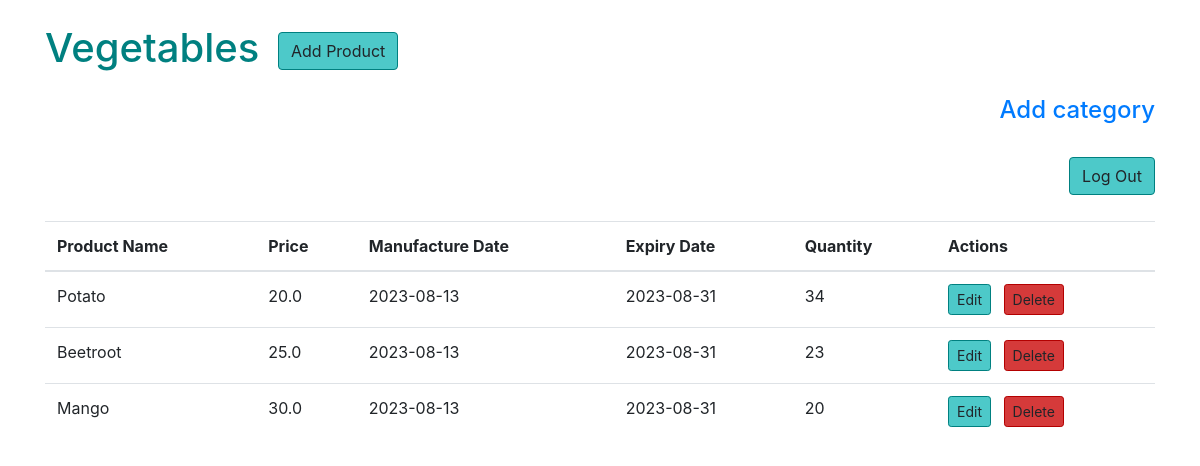
Page /view_category/1 (signed in) on the earlier database version.
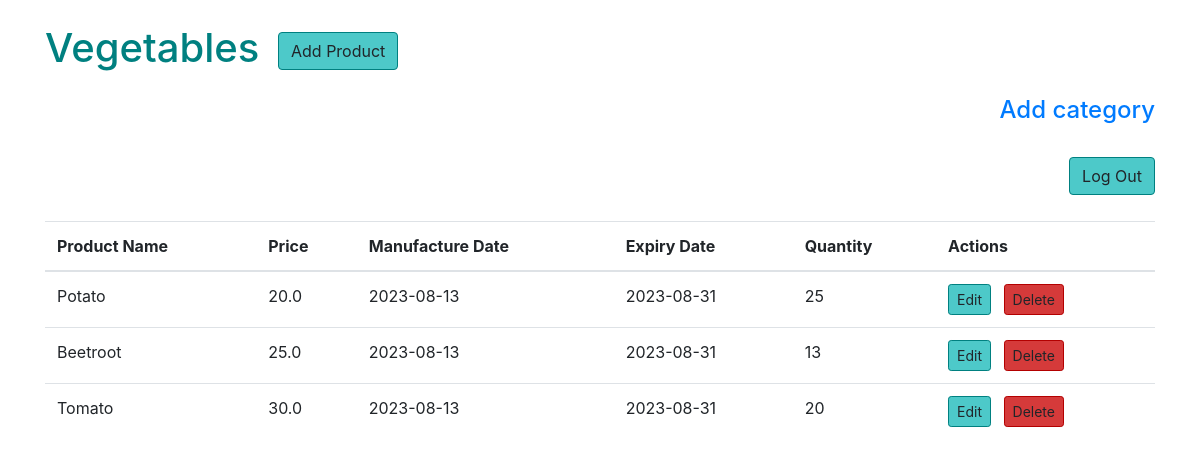
Same page on the later database version.
### models.py (models this page shows)
class Category(db.Model):
    id = db.Column(db.Integer, primary_key=True)
    name = db.Column(db.String(100), unique=True, nullable=False)
    products = db.relationship('Product', back_populates='category', cascade='all, delete-orphan')

class Product(db.Model):
    id = db.Column(db.Integer, primary_key=True)
    product_name = db.Column(db.String(200), nullable=False, unique=True)
    price = db.Column(db.Float, nullable=False)
    manufacture_date = db.Column(db.Date, nullable=False)
    expiry_date = db.Column(db.Date, nullable=False)
    quantity = db.Column(db.Integer, default=1)
    image_link = db.Column(db.String(200))
    category_id = db.Column(db.Integer, db.ForeignKey('category.id'))
    category = db.relationship('Category', back_populates='products')

### app.py (the view)
@app.route("/view_category/<cat_id>", methods=['GET'])
@login_required
def view_cat(cat_id):
    cat= Category.query.filter_by(id=cat_id).first()
    products=Product.query.filter_by(category_id=cat_id).all()
    print(cat)
    print(products)
    return render_template('view_cat.html', cat=cat, products=products)

### app.py (called while the page is built)
@login_manager.user_loader
def load_user(user_id):
    return User.query.get(int(user_id))

### templates/view_cat.html (shortened to what this page needs)
<!DOCTYPE html>
<html lang="en">
<head>
    <link rel="stylesheet" href="https://stackpath.bootstrapcdn.com/bootstrap/4.5.2/css/bootstrap.min.css">
</head>
<body>
    <div class="container mt-4">
        <h1 class="mb-4">{{cat.name}} <a href="/add_product" class="btn btn-custom-primary ml-2">Add Product</a></h1>
        <h4 class="mb-4" style="text-align: right;"><a href="/add_category">Add category</a></h4>
        <h1 class="mb-4" style="text-align: right;"><a href="/logout" class="btn btn-custom-primary ml-2">Log Out</a></h1>
        <table class="table">
            <thead>
                <tr>
                    <th>Product Name</th>
                    <th>Price</th>
                    <th>Manufacture Date</th>
                    <th>Expiry Date</th>
                    <th>Quantity</th>
                    <th>Actions</th>
                </tr>
            </thead>
            <tbody>
                {% for product in products %}
                <tr>
                    <td>{{ product.product_name }}</td>
                    <td>{{ product.price }}</td>
                    <td>{{ product.manufacture_date }}</td>
                    <td>{{ product.expiry_date }}</td>
                    <td>{{ product.quantity }}</td>
                    <td>
                        <a href="/edit_product/{{cat.id}}/{{ product.id }}" class="btn btn-sm btn-custom-primary mr-2">Edit</a>
                        <button class="btn btn-sm btn-custom-danger" data-toggle="modal" data-target="#confirmDeleteModal{{ product.id }}">Delete</button>
                    </td>
                </tr>
                {% endfor %}
            </tbody>
        </table>
    </div>
</body>
</html>

### templates/view_cat.html (style rules this page uses)
a { text-decoration: none; }
.btn-custom-primary { background-color: #4dc9c9; border-color: #008080; }
.btn-custom-danger { background-color: #d53a3a; border-color: #b30000; }
h1 { color: #008080; }

Differences in the rows shown:
changed Product "Potato": quantity "34" → "25"
changed Product "Beetroot": quantity "23" → "13"
changed Product: product_name "Mango" → "Tomato"
